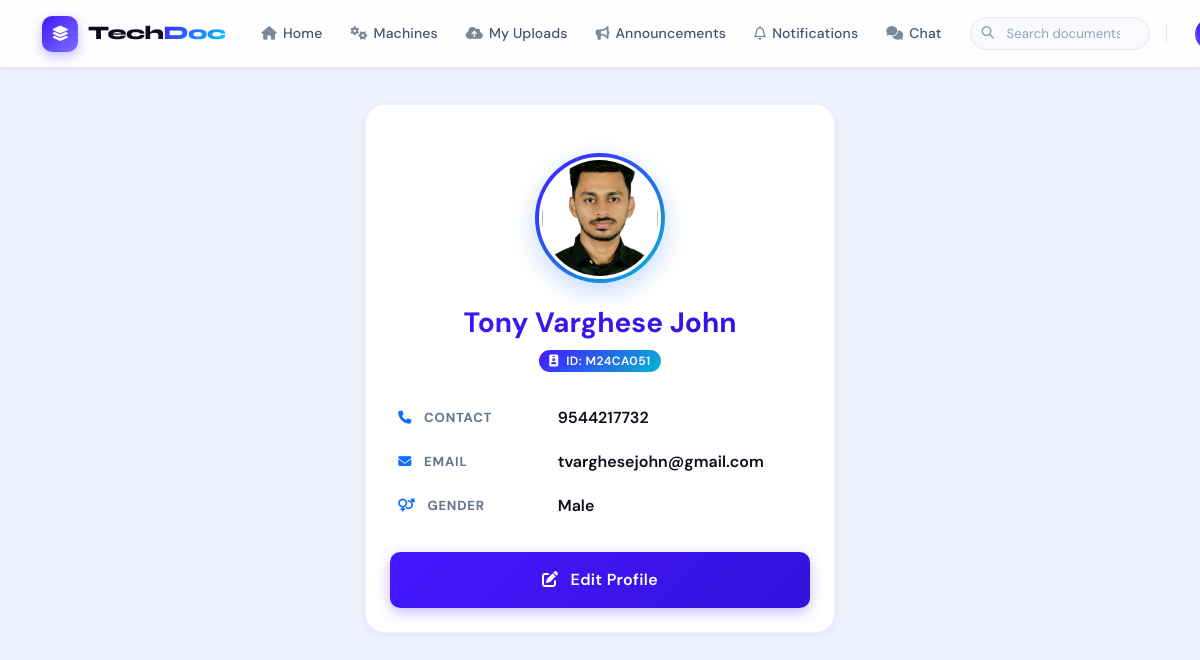
Screenshot of /user/Myprofile/ (signed in) with the database file from the repository.
### guest/models.py (models this page shows)
class User(models.Model):
    name = models.CharField(max_length=50)
    contact = models.CharField(max_length=50)
    employeid = models.CharField(max_length=50)
    email = models.EmailField(unique=True, null=True)
    gender = models.CharField(max_length=50)
    photo = models.FileField(upload_to='UserPhoto/')
    password = models.CharField(max_length=50)
    status = models.CharField(max_length=20, default='pending')
    class Meta:
        db_table = 'tbl_user'

### user/views.py (the view)
# urls.py: path('Myprofile/', views.myprofile,name="myprofile"),
def myprofile(request):
    uid = request.session.get('uid')
    if not uid:
        return redirect('guest:login')  # redirect if not logged in
    try:
        data = User.objects.get(id=uid)
    except User.DoesNotExist:
        return redirect('guest:login')  # user deleted or not found
    return render(request, 'user/Myprofile.html', {'data': data})

### user/Templates/user/Myprofile.html (shortened to what this page needs)
{% include 'user/Header.html' %}
<div class="row justify-content-center mb-5">
    <div class="col-md-6 col-lg-5">
        <div class="card shadow-lg border-0 text-center p-4 pt-5 profile-card">
            <div class="mb-4">
                <div class="profile-avatar-ring mx-auto">
                    {% if data.photo %}
                    <img src="{{ data.photo.url }}" alt="{{ data.name }}"
                        style="width:100%;height:100%;border-radius:50%;object-fit:cover;">
                    {% else %}
                    <div class="avatar-inner"
                        style="background: linear-gradient(135deg, var(--primary), var(--primary-dark)); color: white; font-size: 2.5rem; display:flex; align-items:center; justify-content:center; border-radius:50%;">
                        <i class="fa-solid fa-user"></i>
                    </div>
                    {% endif %}
                </div>
                <h3 class="mt-3 fw-bold"
                    style="background: linear-gradient(135deg, var(--primary), var(--primary-dark)); -webkit-background-clip: text; background-clip: text; -webkit-text-fill-color: transparent;">
                    {{ data.name }}</h3>
                <span class="badge"
                    style="background: linear-gradient(135deg, var(--primary), var(--info)); color:white;">
                    <i class="fa-solid fa-id-badge me-1"></i> ID: {{ data.employeid }}
                </span>
            </div>
            <table class="table table-borderless text-start align-middle mb-4">
                <tbody>
                    <tr class="profile-info-row">
                        <td><i class="fa-solid fa-phone me-2 text-primary"></i> Contact</td>
                        <td>{{ data.contact }}</td>
                    </tr>
                    <tr class="profile-info-row">
                        <td><i class="fa-solid fa-envelope me-2 text-primary"></i> Email</td>
                        <td>{{ data.email }}</td>
                    </tr>
                    <tr class="profile-info-row">
                        <td><i class="fa-solid fa-venus-mars me-2 text-primary"></i> Gender</td>
                        <td>{{ data.gender }}</td>
                    </tr>
                </tbody>
            </table>
            <a href="{% url 'webuser:editprofile' %}" class="btn btn-primary-custom w-100 py-3">
                <i class="fa-solid fa-pen-to-square me-2"></i> Edit Profile
            </a>
        </div>
    </div>
</div>
</div>
</body>
</html>

### user/Templates/user/Header.html (style rules this page uses)
:root { --primary: #4318FF; --primary-dark: #3311DB; --cyan: #00D4FF; --danger: #ef4444; --success: #10b981; --info: #06b6d4; --bg-page: #F0F2FF; --card-bg: #ffffff; --text-main: #0D0D1A; --text-muted: #64748b; --border-light: #e2e8f0; --shadow-sm: 0 2px 8px rgba(0,0,0,0.06); --shadow-md: 0 8px 24px rgba(67,24,255,0.10); --radius: 12px; --radius-lg: 20px; --nav-h: 68px; }
*, *::before, *::after { box-sizing: border-box; }
body { font-family: 'DM Sans', sans-serif; background: var(--bg-page); min-height: 100vh; color: var(--text-main); overflow-x: hidden; padding-top: var(--nav-h); }
.btn { font-weight: 600; letter-spacing: 0.02em; border-radius: 10px !important; transition: all 0.25s cubic-bezier(0.4,0,0.2,1); font-family: 'DM Sans', sans-serif; }
.btn-primary-custom { background: linear-gradient(135deg, var(--primary), var(--primary-dark)); border: none; color: white; box-shadow: 0 4px 14px rgba(67,24,255,0.3); }
.card { border-radius: var(--radius-lg) !important; border: 1px solid rgba(67,24,255,0.06) !important; box-shadow: var(--shadow-sm) !important; }
.badge { font-weight: 600; letter-spacing: 0.04em; padding: 5px 10px; border-radius: 20px; font-size: 0.75rem; }

### user/Templates/user/Myprofile.html (style rules this page uses)
.profile-avatar-ring { width: 130px; height: 130px; border-radius: 50%; background: linear-gradient(135deg, var(--primary), var(--info)); padding: 4px; box-shadow: 0 8px 24px rgba(59, 130, 246, 0.3); display: inline-block; animation: pulse-glow 3s ease-in-out infinite; }
.profile-avatar-ring img, .profile-avatar-ring .avatar-inner { width: 100%; height: 100%; border-radius: 50%; object-fit: cover; background: white; border: 3px solid white; display: flex; align-items: center; justify-content: center; }
.profile-info-row td:first-child { color: var(--text-muted); font-weight: 700; font-size: 0.82rem; text-transform: uppercase; letter-spacing: 0.06em; width: 38%; padding: 10px 8px; }
.profile-info-row td:last-child { font-weight: 600; color: var(--text-main); padding: 10px 8px; }
.profile-card { animation: fadeInUp 0.55s ease both; }

### rows the page displays
User: photo (picture), name "Tony Varghese John", employeid "M24CA051", contact "9544217732", email "tvarghesejohn@gmail.com", gender "Male"
